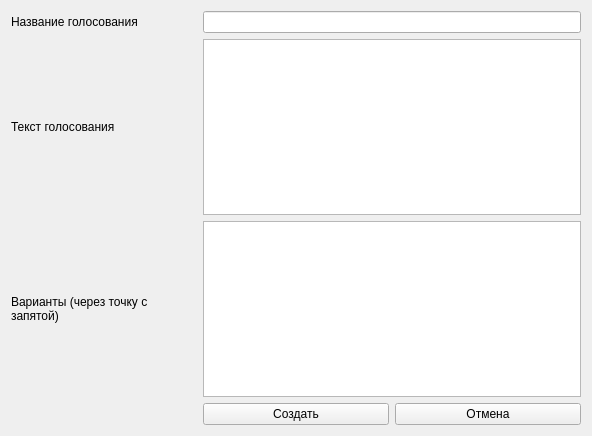
<?xml version="1.0" encoding="UTF-8"?>
<ui version="4.0">
 <class>Form</class>
 <widget class="QWidget" name="Form">
  <property name="geometry">
   <rect>
    <x>0</x>
    <y>0</y>
    <width>592</width>
    <height>436</height>
   </rect>
  </property>
  <property name="windowTitle">
   <string>Form</string>
  </property>
  <layout class="QGridLayout" name="gridLayout">
   <item row="0" column="1" colspan="2">
    <widget class="QLineEdit" name="vote_name_lineEdit"/>
   </item>
   <item row="3" column="1">
    <widget class="QPushButton" name="create_vote_button">
     <property name="text">
      <string>Создать</string>
     </property>
     <property name="checkable">
      <bool>true</bool>
     </property>
    </widget>
   </item>
   <item row="3" column="2">
    <widget class="QPushButton" name="cancel_button">
     <property name="text">
      <string>Отмена</string>
     </property>
     <property name="checkable">
      <bool>true</bool>
     </property>
    </widget>
   </item>
   <item row="0" column="0">
    <widget class="QLabel" name="label">
     <property name="text">
      <string>Название голосования</string>
     </property>
    </widget>
   </item>
   <item row="2" column="0">
    <widget class="QLabel" name="label_3">
     <property name="text">
      <string>Варианты (через точку с запятой)</string>
     </property>
     <property name="wordWrap">
      <bool>true</bool>
     </property>
    </widget>
   </item>
   <item row="1" column="0">
    <widget class="QLabel" name="label_2">
     <property name="text">
      <string>Текст голосования</string>
     </property>
    </widget>
   </item>
   <item row="1" column="1" colspan="2">
    <widget class="QPlainTextEdit" name="vote_text_plainTextEdit"/>
   </item>
   <item row="2" column="1" colspan="2">
    <widget class="QPlainTextEdit" name="vars_plainTextEdit"/>
   </item>
  </layout>
 </widget>
 <resources/>
 <connections/>
</ui>
